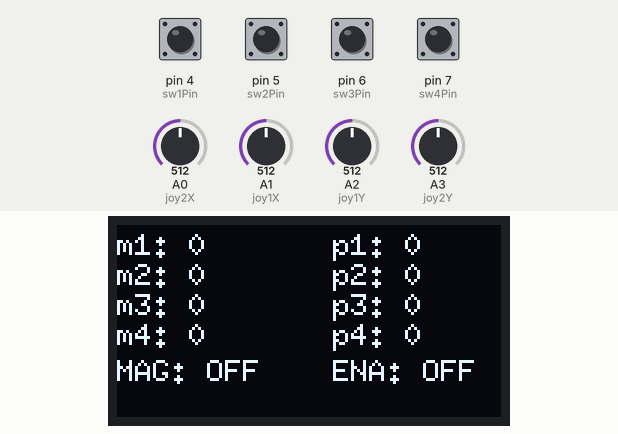
Simulated run of this sketch. Board: Arduino Uno, built with avr-gcc and run on an emulated ATmega328P. On the bench: 128×64 one-colour display. The inputs (shaded band) are chosen by the test bench; at power-on: pin 4 (sw1Pin), pin 5 (sw2Pin), pin 6 (sw3Pin), pin 7 (sw4Pin) HIGH, A0 (joy2X) = 512, A3 (joy2Y) = 512, A1 (joy1X) = 512, A2 (joy1Y) = 512. No radio packets arrive unless stated; what the sketch prints to the serial monitor is not drawn.

Above: at 1.7 s.
1.8 s: A0 (joy2X) set to 716
At 3.9 s:
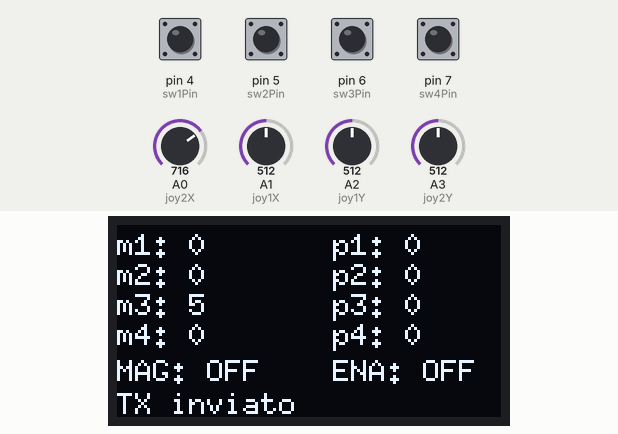
5.0 s: A3 (joy2Y) set to 910
At 7.8 s:
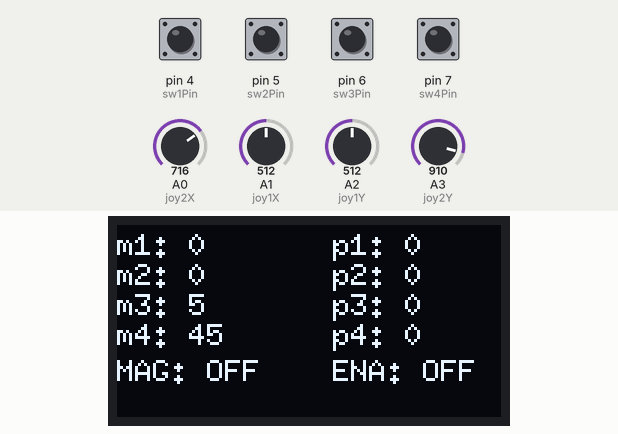
8.2 s: pin 4 (sw1Pin) pulled LOW for 0.7 s
At 11.5 s:
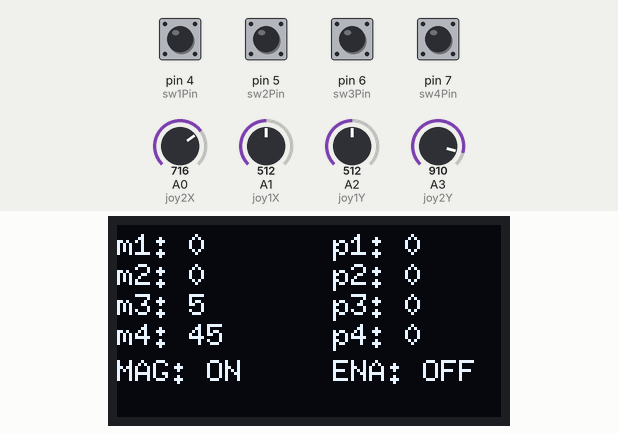
11.8 s: pin 4 (sw1Pin) pulled LOW for 1 s
At 13.7 s:
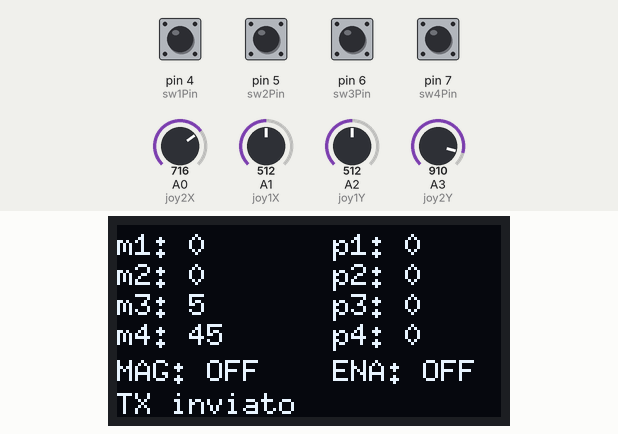
Timing chart, 0 to 15.2 s (numbered marks = the images above; inputs shaded):
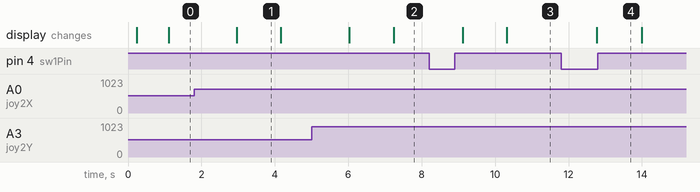

The sketch:

pad_v1.ino
```cpp
#include <SPI.h>
#include <RF24.h>
#include <U8g2lib.h>
#include <Wire.h>

RF24 radio(9, 10); // CE, CSN
const byte PIPE_TX[6] = "NODE1";   // Nano -> Mega
const byte PIPE_RX[6] = "NODE2";   // Mega -> Nano (ready)

U8G2_SH1106_128X64_NONAME_1_HW_I2C u8g2(U8G2_R0, U8X8_PIN_NONE);

// Joystick/pulsanti
const int joy1X = A1, joy1Y = A2, joy2X = A0, joy2Y = A3;
const int sw1Pin = 4, sw2Pin = 5;
const int sw3Pin = 6, sw4Pin = 7;

// Tuning velocità
const int JOY_DEADZONE = 30;       // 0..1023 (zona morta raw)
const int VEL_MAX = 100;           // range di uscita per m1..m4
const bool USE_CUBIC = true;       // curva risposta

// Stato
int lastM1=0,lastM2=0,lastM3=0,lastM4=0;
bool magnet=false, mostraMessaggioTX=false;
unsigned long messaggioTXMillis=0;

// fronte pulsanti
bool prevSw1=false, prevSw2=false, prevSw3=false, prevSw4=false;

#pragma pack(push,1)
struct AckPayload {
  int16_t p1, p2, p3, p4;
  uint8_t magnet;
  uint8_t enabled;
};
#pragma pack(pop)

static AckPayload lastAck{}; // per l’OLED

struct Payload {
  int16_t m1, m2, m3, m4;  // velocità -100..100
  uint8_t c;               // calamita ON/OFF (toggle con SW1)
  uint8_t save;            // impulso SAVE (SW2)
  uint8_t exec;            // 1 = pacchetto valido
  uint8_t b6;              // impulso BTN6 (D6)
  uint8_t b7;              // impulso BTN7 (D7)
};

bool waitReady(AckPayload* out, uint16_t timeoutMs = 30) {
  unsigned long t0 = millis();
  while (millis() - t0 < timeoutMs) {
    if (radio.isAckPayloadAvailable()) {
      AckPayload ack{};
      radio.read(&ack, sizeof(ack));   // <-- si legge direttamente l’ACK payload
      if (out) *out = ack;
      return true;
    }
  }
  return false;
}

void radioInit(){
   radio.begin();
  radio.setChannel(76);
  radio.setDataRate(RF24_250KBPS);
  radio.setPALevel(RF24_PA_LOW);
  radio.setAutoAck(true);
  radio.enableAckPayload();
  radio.enableDynamicPayloads();
  radio.setCRCLength(RF24_CRC_16);
  radio.setRetries(5,7);
  radio.openWritingPipe(PIPE_TX);      // "NODE1"
  radio.openReadingPipe(1, PIPE_RX);   // "NODE2"
  radio.flush_rx();
  radio.flush_tx();
  radio.stopListening();               // TX per default
}

// helper: raw(0..1023) -> velocità [-VEL_MAX..VEL_MAX] con deadzone e curva
int rawToVel(int raw) {
  int centered = raw - 512;
  if (abs(centered) < JOY_DEADZONE) return 0;

  // normalizza a -1..1 togliendo la zona morta
  int sign = (centered > 0) ? 1 : -1;
  int mag = abs(centered) - JOY_DEADZONE;
  int denom = 512 - JOY_DEADZONE;
  float x = (float)mag / (float)denom; // 0..1
  if (x > 1.0f) x = 1.0f;

  // curva risposta
  if (USE_CUBIC) x = x*x*x; // più fine vicino al centro

  float vel = sign * x * VEL_MAX;
  // arrotondo a int
  int v = (int)roundf(vel);
  if (v < -VEL_MAX) v = -VEL_MAX;
  if (v >  VEL_MAX) v =  VEL_MAX;
  return v;
}

void setup(){
  Serial.begin(115200);
  pinMode(sw1Pin, INPUT_PULLUP);
  pinMode(sw2Pin, INPUT_PULLUP);
  pinMode(sw3Pin, INPUT_PULLUP);
  pinMode(sw4Pin, INPUT_PULLUP);

  radioInit();

  u8g2.begin();
  u8g2.setFont(u8g2_font_ncenB08_tr);
  u8g2.firstPage(); do { u8g2.drawStr(8, 28, "Joystick + nRF24"); } while(u8g2.nextPage());
  delay(300);
  Serial.println(F("🟢 NANO pronto (TX)"));
}

void loop(){
  // Leggi joystick raw
  int rM2 = analogRead(joy1X); // mappa come preferisci gli assi
  int rM1 = analogRead(joy1Y);
  int rM3 = analogRead(joy2X);
  int rM4 = analogRead(joy2Y);

  // Converte in velocità [-VEL_MAX..VEL_MAX]
  int m1 = rawToVel(rM1);
  int m2 = rawToVel(rM2);
  int m3 = rawToVel(rM3);
  int m4 = rawToVel(rM4);

  // Pulsanti (attivi LOW)
  bool sw1 = (digitalRead(sw1Pin)==LOW);
  bool sw2 = (digitalRead(sw2Pin)==LOW);
  bool sw3 = (digitalRead(sw3Pin)==LOW);
  bool sw4 = (digitalRead(sw4Pin)==LOW);

  // Fronti
  bool e1 = sw1 && !prevSw1;
  bool e2 = sw2 && !prevSw2;
  bool e3 = sw3 && !prevSw3;  // BTN6 impulso
  bool e4 = sw4 && !prevSw4;  // BTN7 impulso

  bool moved = (m1!=lastM1) || (m2!=lastM2) || (m3!=lastM3) || (m4!=lastM4);
  bool changed = moved || e1 || e2 || e3 || e4;

  if(changed){
    if(e1) magnet = !magnet;  // toggle calamita

    Payload p{
      (int16_t)m1, (int16_t)m2, (int16_t)m3, (int16_t)m4,
      (uint8_t)(magnet?1:0),
      (uint8_t)(e2?1:0),
      1,
      (uint8_t)(e3?1:0),
      (uint8_t)(e4?1:0)
    };

    bool ok = radio.write(&p, sizeof(p));

    if (ok) {
      while (radio.isAckPayloadAvailable()) {
        AckPayload ack{};
        radio.read(&ack, sizeof(ack));
        lastAck = ack; // ora OLED mostra p1..p4/ENA aggiornati
        // Debug (facoltativo):
        // Serial.print(F("[ACK] p: "));
        // Serial.print(ack.p1); Serial.print(',');
        // Serial.print(ack.p2); Serial.print(',');
        // Serial.print(ack.p3); Serial.print(',');
        // Serial.print(ack.p4);
        // Serial.print(F(" mag=")); Serial.print(ack.magnet);
        // Serial.print(F(" ena=")); Serial.println(ack.enabled);
      }
    }

    mostraMessaggioTX=true; messaggioTXMillis=millis();

    // aggiorno stati
    lastM1=m1; lastM2=m2; lastM3=m3; lastM4=m4;
    prevSw1=sw1; prevSw2=sw2; prevSw3=sw3; prevSw4=sw4;
  } else {
    prevSw1=sw1; prevSw2=sw2; prevSw3=sw3; prevSw4=sw4;
  }

  // OLED (mostra velocità)
  u8g2.firstPage(); do{
  u8g2.setFont(u8g2_font_6x10_tf);

  // Colonna sinistra: velocità m1..m4
  u8g2.setCursor(0,10);  u8g2.print("m1: "); u8g2.print(lastM1);
  u8g2.setCursor(0,20);  u8g2.print("m2: "); u8g2.print(lastM2);
  u8g2.setCursor(0,30);  u8g2.print("m3: "); u8g2.print(lastM3);
  u8g2.setCursor(0,40);  u8g2.print("m4: "); u8g2.print(lastM4);
  u8g2.setCursor(0,52);  u8g2.print("MAG: "); u8g2.print(magnet?"ON":"OFF");

  // Colonna destra: posizioni dal Mega (steps int16)
  const int colX = 72; // metà schermo circa (128px)
  u8g2.setCursor(colX,10); u8g2.print("p1: "); u8g2.print(lastAck.p1);
  u8g2.setCursor(colX,20); u8g2.print("p2: "); u8g2.print(lastAck.p2);
  u8g2.setCursor(colX,30); u8g2.print("p3: "); u8g2.print(lastAck.p3);
  u8g2.setCursor(colX,40); u8g2.print("p4: "); u8g2.print(lastAck.p4);
  u8g2.setCursor(colX,52); u8g2.print("ENA: "); u8g2.print(lastAck.enabled ? "ON" : "OFF");

    // Messaggio TX (come prima)
    if(mostraMessaggioTX && millis()-messaggioTXMillis<900){
      u8g2.setCursor(0,63); u8g2.print("TX inviato");
    } else mostraMessaggioTX=false;
  } while(u8g2.nextPage());

  delay(10);
}
```

Measured:
- after the input at 1.8 s, the display: changes after 1.2 s (image 1)
- after the input at 5.0 s, the display: first changes after 1.0 s (image 2 shows a later state)
- after the input at 8.2 s, the display: first changes after 0.92 s (image 3 shows a later state)
- after the input at 11.8 s, the display: changes after 0.97 s (image 4)
- what the display in image 1 shows lasts 1.2 s, from 3.0 s to 4.2 s
